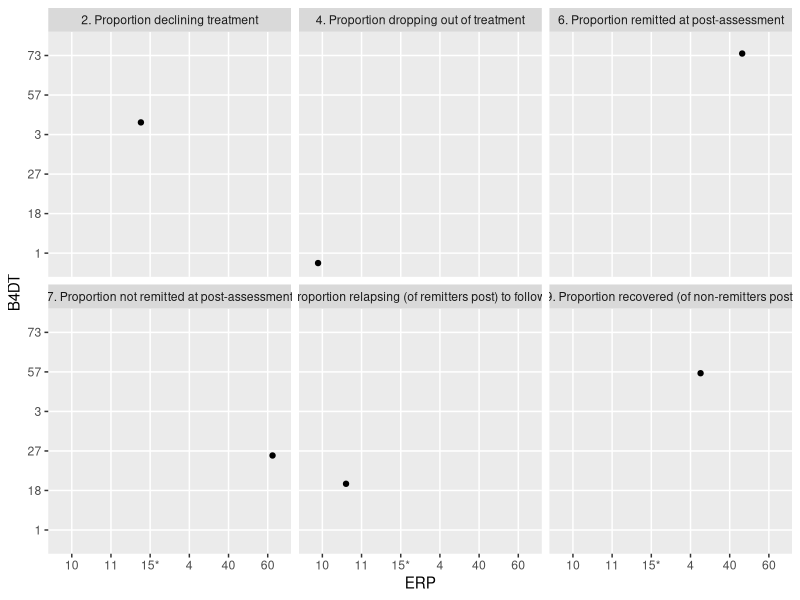

This figure's R source:
## ---- chunk 1
knitr::opts_chunk$set(echo = FALSE)
library(tidyverse)
library(readr)
library(stringr)
## ---- chunk 2
knitr::opts_chunk$set(echo = FALSE)
table1 <- read.csv("T0004-10.1080_16506073.2018.1478447.csv")
table1 <- table1 %>%
  mutate(B4DT = NULL)  %>%
  rename(Measurement = X.) %>%
  mutate(ERP = NULL) %>%
  rename(B4DT = X) %>%
  rename(ERP = X.1) 
view(table1)

# table1[B4DT] = table1[B4DT].str.replace('%','')
view(table1)

clean_data <- table1[-c(1,3,5,10), ]
clean_data$B4DT<-gsub("%","",as.character(clean_data$B4DT))
clean_data$ERP<-gsub("%","",as.character(clean_data$ERP))
clean_data$ERP<-gsub("*","",as.character(clean_data$ERP))
view(clean_data)
sorted <- levels(clean_data$Measurement) <- c("Declined Treatment", 
  "Dropped Treatment", "Remitted Post-assessment", "Not Remitted", "Relapsed",
  "Recovered (non-remitters)", "Declined Treatment ", 
  "Dropped Treatment ", "Remitted Post-assessment ", "Not Remitted ", "Relapsed ",
  "Recovered (non-remitters) ")

sorted_1 <- as.tibble(sorted) %>%
  rename(Measurement = value) %>%
  mutate(Proportion = c(clean_data$B4DT, clean_data$ERP)) %>%
  mutate(Treatment = c("B4DT", "B4DT", "B4DT", "B4DT", "B4DT", "B4DT", 
                       "ERP", "ERP", "ERP", "ERP", "ERP", "ERP"))

view(sorted_1)
## ---- chunk 3
clean_data %>%
  ggplot(aes(x = ERP, y = B4DT)) +
  geom_jitter() + facet_wrap(~ Measurement)
